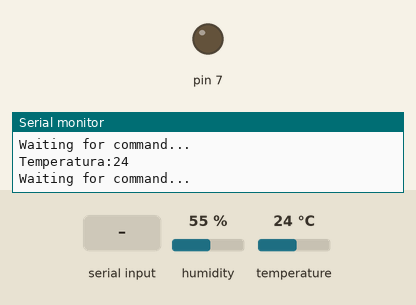
This sketch was run on a simulated Arduino Uno, built with avr-gcc and run on an emulated ATmega328P. Parts: output pins drawn as LEDs (lit = HIGH), the last lines printed to the serial monitor. Inputs (shaded band) come from the test bench; at power-on: humidity 55 %, temperature 24 °C.

Above: at 2.2 s.
2.3 s: "2" received over the second serial link
At 3.5 s:
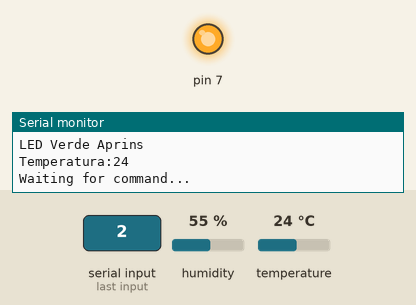
6.2 s: "4" received over the second serial link
At 7.3 s:
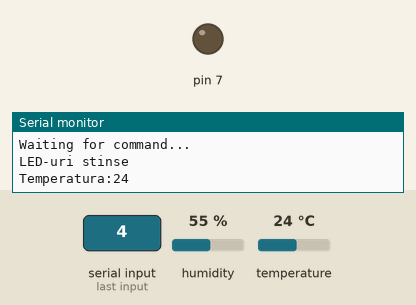
Timing chart, 0 to 9.2 s (numbered marks = the images above; inputs shaded):
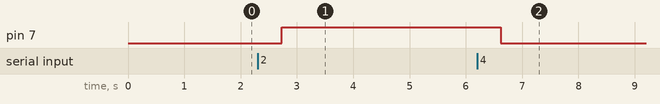

Measured:
- after the input at 2.3 s, pin 7: LOW → HIGH after 0.43 s
- after the input at 6.2 s, pin 7: HIGH → LOW after 0.42 s

The sketch:

temperature-via-bluetooth-hc06.ino
```cpp
#include <Arduino_FreeRTOS.h>
#include <SoftwareSerial.h>
#include <dht.h>
#include <semphr.h>

SemaphoreHandle_t xBinarySemaphore;
dht DHT;
int Data;
SoftwareSerial BTserial(10, 9); // RX 10 - TX 9;
#define DHT11_PIN 4


// Declarare Task-uri
void TaskTrimitereDate( void *pvParameters );
void TaskCitireTemperatura( void *pvParameters );

// Globals
char transmitere[20]; // Variabila care trimite datele pe seriala
int temperatureData; // Variabila in care se stocheaza date despre temperatura

void setup() {
  // initialize serial communication at 9600 bits per second:
  xBinarySemaphore = xSemaphoreCreateBinary();
  Serial.begin(9600);
  BTserial.begin(9600);


  xTaskCreate(
    TaskTrimitereDate
    ,  "task1"
    ,  128
    ,  NULL
    ,  1
    ,  NULL );
  xTaskCreate(
    TaskCitireTemperatura
    ,  "task2"
    ,  128
    ,  NULL
    ,  1
    ,  NULL );
xSemaphoreGive(xBinarySemaphore);
  vTaskStartScheduler();

}

void loop()
{
}

void TaskTrimitereDate(void *pvParameters)  {
  pinMode(7, OUTPUT);
  while (1)
  {xSemaphoreTake(xBinarySemaphore, 5);
    sprintf(transmitere, "Temperatura:%d", temperatureData);
   xSemaphoreGive(xBinarySemaphore);
   vTaskDelay(10);

    Serial.write(transmitere);

      Serial.println();
    Serial.println("Waiting for command...");

    if (BTserial.available()) { //wait for data received
      Data = BTserial.read();
      if (Data == '1') {
        BTserial.print("Temperatura este: ");
           xSemaphoreTake(xBinarySemaphore, 5);
        BTserial.print(temperatureData);
           xSemaphoreGive(xBinarySemaphore);
            vTaskDelay(10);
        BTserial.println();

      }
      else if (Data == '2') {

        digitalWrite(7, HIGH);
        BTserial.print("LED Verde Aprins ");
        Serial.println("LED Verde Aprins ");

      }
      else if (Data == '3') {

        digitalWrite(6, HIGH);
        BTserial.print("LED Rosu Aprins ");
        Serial.println("LED Rosu Aprins ");

      }
    else if (Data == '4') {

      digitalWrite(7, LOW);
      digitalWrite(6, LOW);
      BTserial.print("LED-uri stinse ");
      Serial.println("LED-uri stinse ");


     }

    }
      vTaskDelay(500 / portTICK_PERIOD_MS );
  }
}

void TaskCitireTemperatura(void *pvParameters)  {
  while (1)
  {
    vTaskDelay(1500 / portTICK_PERIOD_MS );
    int chk = DHT.read11(DHT11_PIN);
    xSemaphoreTake(xBinarySemaphore, 5);
    temperatureData = DHT.temperature; // citeste valoarea de temperatura de pe senzor

      xSemaphoreGive(xBinarySemaphore);
      vTaskDelay(10);
  }

}
```
